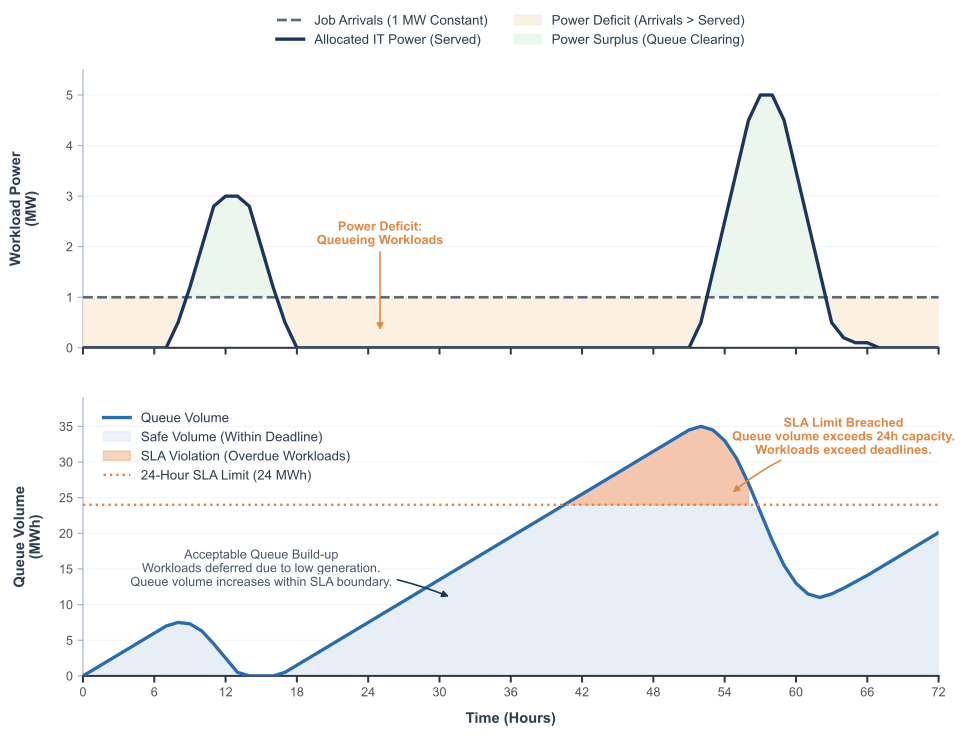

Source code (Python):
# -*- coding: utf-8 -*-
"""
Section 2.X - Methodology: Queueing Dynamics
Publication-Grade Editorial Visualization of Stock-and-Flow Queueing Logic.
"""

import numpy as np
import matplotlib.pyplot as plt
import matplotlib.patheffects as path_effects
import os

def generate_queue_visualization():
    # --- 1. GLOBAL EDITORIAL TYPOGRAPHY & STYLE ---
    plt.rcParams['font.family'] = 'sans-serif'
    plt.rcParams['font.sans-serif'] = ['Helvetica', 'Arial', 'DejaVu Sans']
    plt.rcParams['text.color'] = '#2c3e50'
    plt.rcParams['axes.labelcolor'] = '#2c3e50'
    plt.rcParams['xtick.color'] = '#555555'
    plt.rcParams['ytick.color'] = '#555555'

    # --- 2. DATA SETUP ---
    T = 73
    t = np.arange(T)
    
    A_B = np.ones(T) * 1.0  # Constant 1 MW Arrival
    
    # Power allocation profile
    P_B = np.zeros(T)
    P_B[8:18] = [0.5, 1.2, 2.0, 2.8, 3.0, 3.0, 2.8, 2.0, 1.2, 0.5]
    P_B[52:68] = [0.5, 1.5, 2.5, 3.5, 4.5, 5.0, 5.0, 4.5, 3.5, 2.5, 1.5, 0.5, 0.2, 0.1, 0.1, 0]

    # Queue state calculation
    Q_B = np.zeros(T)
    SLA_LIMIT = 24.0
    for i in range(1, T):
        Q_B[i] = max(0, Q_B[i-1] + A_B[i] - P_B[i])

    # --- 3. PREMIUM EDITORIAL PALETTE ---
    C_ARRIVE   = '#5a6b7c'  # Muted Slate Gray
    C_SERVE    = '#1a365d'  # Premium Midnight Navy
    C_DEFICIT  = '#e28743'  # Muted Terracotta/Clay
    C_DEF_FILL = '#faebd7'  # Soft Warm Cream/Rose Tint
    C_SURPLUS  = '#2e7d32'  # Muted Forest Green
    C_SUR_FILL = '#e8f5e9'  # Very Pale Sage
    C_QUEUE    = '#2b6cb0'  # Deep Editorial Blue
    C_Q_FILL   = '#f7fafc'  # Clean Ice/Off-White Base
    C_VIOL_FILL= '#fde8e8'  # Ultra-soft Coral/Red tint for violations

    # --- 4. LAYOUT CREATION ---
    fig, (ax1, ax2) = plt.subplots(2, 1, figsize=(11.5, 8.2), sharex=True, 
                                   gridspec_kw={'hspace': 0.18})
    
    # Text path effects for pristine line crossings
    halo = [path_effects.withStroke(linewidth=4, foreground="white", alpha=0.95)]
    
    # --- 5. TOP PANEL: POWER ALLOCATION ---
    ax1.plot(t, A_B, color=C_ARRIVE, linewidth=2.0, linestyle='--', zorder=4, label='Job Arrivals (1 MW Constant)')
    ax1.plot(t, P_B, color=C_SERVE, linewidth=2.5, zorder=5, label='Allocated IT Power (Served)')
    
    # Refined chronological fills
    ax1.fill_between(t, A_B, P_B, where=(A_B > P_B), interpolate=True, color=C_DEF_FILL, alpha=0.75, zorder=3, label='Power Deficit (Arrivals > Served)')
    ax1.fill_between(t, A_B, P_B, where=(P_B > A_B), interpolate=True, color=C_SUR_FILL, alpha=0.85, zorder=3, label='Power Surplus (Queue Clearing)')

    ax1.set_ylabel('Workload Power\n(MW)', fontsize=11, fontweight='bold', labelpad=15)
    ax1.set_ylim(0, 5.5)
    
    # Unified horizontal row legend above the plot box
    ax1.legend(loc='lower center', bbox_to_anchor=(0.5, 1.04), ncol=2, frameon=False, fontsize=10)

    # --- 6. BOTTOM PANEL: QUEUE LEVEL ACCUMULATION ---
    ax2.plot(t, Q_B, '-', color=C_QUEUE, linewidth=2.5, zorder=4, label='Queue Volume')
    
    # Symmetric, high-contrast zone masking
    ax2.fill_between(t, 0, np.minimum(Q_B, SLA_LIMIT), color=C_Q_FILL, alpha=1.0, zorder=2)
    ax2.fill_between(t, 0, np.minimum(Q_B, SLA_LIMIT), color=C_QUEUE, alpha=0.08, zorder=2, label='Safe Volume (Within Deadline)')
    ax2.fill_between(t, SLA_LIMIT, Q_B, where=(Q_B > SLA_LIMIT), color=C_VIOL_FILL, alpha=1.0, zorder=3)
    ax2.fill_between(t, SLA_LIMIT, Q_B, where=(Q_B > SLA_LIMIT), color=C_DEFICIT, alpha=0.35, zorder=3, label='SLA Violation (Overdue Workloads)')
    
    # Absolute SLA baseline threshold
    ax2.axhline(SLA_LIMIT, color=C_DEFICIT, linestyle=':', linewidth=1.8, zorder=5, label='24-Hour SLA Limit (24 MWh)')
    
    ax2.set_ylabel('Queue Volume\n(MWh)', fontsize=11, fontweight='bold', labelpad=12)
    ax2.set_xlabel('Time (Hours)', fontsize=11, fontweight='bold', labelpad=10)
    ax2.set_ylim(0, 39)
    ax2.set_xlim(0, 72)
    ax2.set_xticks(np.arange(0, 73, 6))
    
    ax2.legend(loc='upper left', bbox_to_anchor=(0.01, 0.99), frameon=False, fontsize=10)

    # --- 7. EXECUTIVE ANNOTATIONS (Sleek callouts & clean paths) ---
    
    # Panel 1 Callout: Pinpointing the Weather Interruption
    ax1.annotate('Power Deficit:\nQueueing Workloads', 
                 xy=(25, 0.3), xytext=(25, 2.0),
                 ha='center', va='bottom', zorder=10,
                 arrowprops=dict(arrowstyle="-|>", connectionstyle="arc3", color=C_DEFICIT, lw=1.2, mutation_scale=10), 
                 fontsize=9.5, fontweight='bold', color=C_DEFICIT, path_effects=halo)

    # Panel 2 Callout A: Permissible Delay Buffering
    ax2.annotate('Acceptable Queue Build-up\nWorkloads deferred due to low generation.\nQueue volume increases within SLA boundary.', 
                 xy=(31, 11), xytext=(15, 15), 
                 ha='center', va='center', zorder=10,
                 arrowprops=dict(arrowstyle="-|>", connectionstyle="arc3,rad=-0.12", color=C_SERVE, lw=1.2, mutation_scale=10), 
                 fontsize=9.5, color='#4a5568', path_effects=halo)

    # Panel 2 Callout B: Regulatory Milestone Breach
    ax2.annotate('SLA Limit Breached\nQueue volume exceeds 24h capacity.\nWorkloads exceed deadlines.', 
                 xy=(54.5, 25.5), xytext=(64, 33.5), 
                 ha='center', va='center', zorder=10,
                 arrowprops=dict(arrowstyle="-|>", connectionstyle="arc3,rad=0.12", color=C_DEFICIT, lw=1.2, mutation_scale=10), 
                 fontsize=9.5, fontweight='bold', color=C_DEFICIT, path_effects=halo)

    # --- 8. GRAPHIC REFINEMENT & RUGGED ARCHITECTURE ---
    for ax in [ax1, ax2]:
        # Minimal clean baseline grid architecture
        ax.grid(axis='y', linestyle='-', alpha=0.25, color='#cbd5e0', zorder=0)
        ax.grid(axis='x', visible=False)
        
        # Clean corporate presentation: Strip upper/right/left clutter lines
        ax.spines['top'].set_visible(False)
        ax.spines['right'].set_visible(False)
        ax.spines['left'].set_linewidth(0.8)
        ax.spines['left'].set_color('#a0aec0')
        ax.spines['bottom'].set_linewidth(1.5)
        ax.spines['bottom'].set_color('#2d3748')
        
        ax.tick_params(axis='y', length=4, width=0.8, color='#a0aec0', labelsize=9.5)
        ax.tick_params(axis='x', length=5, width=1.5, color='#2d3748', labelsize=9.5)

    # Force continuous horizontal label symmetry across the dashboard stack
    fig.align_ylabels([ax1, ax2])

    plt.tight_layout()
    
    # Save target outputs
    save_path = 'Thesis_Queue_Dynamics_PublishingGrade.svg'
    plt.savefig(save_path, dpi=300, bbox_inches='tight', transparent=False)
    print(f"✅ Saved clean editorial queue visualization to: {save_path}")
    plt.show()

if __name__ == "__main__":
    generate_queue_visualization()
